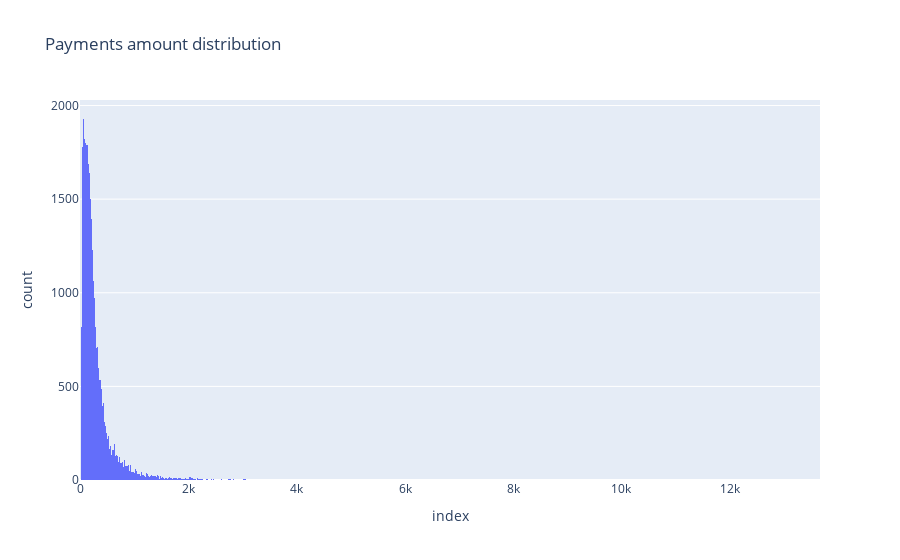

Here is the notebook cell this chart was saved with:
### Code cell
fig = px.histogram(amounts, x=amounts.index,  title='Payments amount distribution')
fig.show()

### Figure 1 — Plotly figure (JSON) as saved in the notebook; plotly's stock layout.template omitted (floating-point values rounded to 4 significant figures; data arrays with more than 128 entries replaced by an {"elided": "..."} marker saying what was removed)
{"data": [{"alignmentgroup": "True", "bingroup": "x", "hovertemplate": "index=%{x}<br>count=%{y}<extra></extra>", "legendgroup": "", "marker": {"color": "#636efa", "pattern": {"shape": ""}}, "name": "", "offsetgroup": "", "orientation": "v", "showlegend": false, "type": "histogram", "x": {"elided": "28880 float values"}, "xaxis": "x", "yaxis": "y"}], "layout": {"barmode": "relative", "legend": {"tracegroupgap": 0}, "title": {"text": "Payments amount distribution"}, "xaxis": {"anchor": "y", "domain": [0, 1], "title": {"text": "index"}}, "yaxis": {"anchor": "x", "domain": [0, 1], "title": {"text": "count"}}}}
